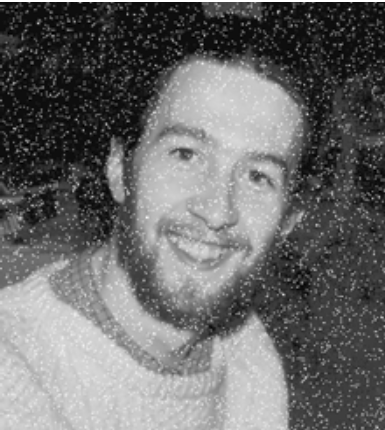
#> input picture OPE-5/ope51.png, 385 x 430 px
$ python 'non-linear filters.py'
#> lines starting #> are read from the running program, lines starting #| are printed output that depends on the picture
import os
import cv2
import numpy as np
import matplotlib.pyplot as plt

def calculate_metrics(original, processed):
    """Calculates PSNR and SSIM between original and processed images."""
    psnr = cv2.PSNR(original, processed)

    C1 = (0.01 * 255)**2
    C2 = (0.03 * 255)**2

    img1 = original.astype(np.float64)
    img2 = processed.astype(np.float64)

    kernel = cv2.getGaussianKernel(11, 1.5)
    window = np.outer(kernel, kernel.T)

    mu1 = cv2.filter2D(img1, -1, window)
    mu2 = cv2.filter2D(img2, -1, window)

    mu1_sq = mu1**2
    mu2_sq = mu2**2
    mu1_mu2 = mu1 * mu2

    sigma1_sq = cv2.filter2D(img1**2, -1, window) - mu1_sq
    sigma2_sq = cv2.filter2D(img2**2, -1, window) - mu2_sq
    sigma12 = cv2.filter2D(img1 * img2, -1, window) - mu1_mu2

    ssim_map = ((2 * mu1_mu2 + C1) * (2 * sigma12 + C2)) / ((mu1_sq + mu2_sq + C1) * (sigma1_sq + sigma2_sq + C2))
    return psnr, ssim_map.mean()

def alpha_trimmed_mean_filter(image, kernel_size=3, alpha=2):
    """Applies Alpha-Trimmed Mean Filter to remove extreme noise values."""
    pad = kernel_size // 2
    padded_img = np.pad(image, pad, mode='reflect')
    filtered_img = np.zeros_like(image, dtype=np.float64)

    rows, cols = image.shape
    for i in range(rows):
        for j in range(cols):
            window = padded_img[i:i + kernel_size, j:j + kernel_size].flatten()
            sorted_window = np.sort(window)
            if alpha > 0 and 2 * alpha < len(sorted_window):
                trimmed_window = sorted_window[alpha:-alpha]
            else:
                trimmed_window = sorted_window
            filtered_img[i, j] = np.mean(trimmed_window)

    return np.uint8(np.clip(filtered_img, 0, 255))

# Input dataset images
image_files = ["ope51.png", "ope52.png", "ope53.png", "ope54.png"]
output_folder = "combined_frame_outputs"
os.makedirs(output_folder, exist_ok=True)

# Non-linear filter dictionary
filters = {
    "Original": lambda img: img,
    "Median 3x3": lambda img: cv2.medianBlur(img, 3),
    "Median 5x5": lambda img: cv2.medianBlur(img, 5),
    "Median 7x7": lambda img: cv2.medianBlur(img, 7),
    "Alpha-Trimmed 3x3": lambda img: alpha_trimmed_mean_filter(img, kernel_size=3, alpha=2),
    "Min Filter 3x3": lambda img: cv2.erode(img, cv2.getStructuringElement(cv2.MORPH_RECT, (3, 3))),
    "Max Filter 3x3": lambda img: cv2.dilate(img, cv2.getStructuringElement(cv2.MORPH_RECT, (3, 3)))
}

for img_file in image_files:
    if not os.path.exists(img_file):
        print(f"File skipped (not found): {img_file}")
        continue

    img = cv2.imread(img_file, cv2.IMREAD_GRAYSCALE)
#> img is the input picture: shape (430, 385); min 0, max 255, mean 107
    base_name = os.path.splitext(img_file)[0]

    processed_results = []
    table_data = []

    # Process all filters for the current image
    for filter_name, filter_func in filters.items():
        res = filter_func(img)
        psnr, ssim = calculate_metrics(img, res)

        processed_results.append((filter_name, res))

        # Build quantitative comparison table rows
        if filter_name == "Original":
            table_data.append([filter_name, "Baseline", "1.0000"])
        else:
            table_data.append([filter_name, f"{psnr:.2f} dB", f"{ssim:.4f}"])
#> this loop made 7 passes
#> (psnr, ssim) on passes 1 to 7: (361.2, 1), (31.72, 0.913), (27.08, 0.726), (25.25, 0.586), (31.16, 0.919), (22, 0.705), (20.67, 0.753)
#> pass 1, in calculate_metrics, `mu1 = cv2.filter2D(img1, -1, window)`:
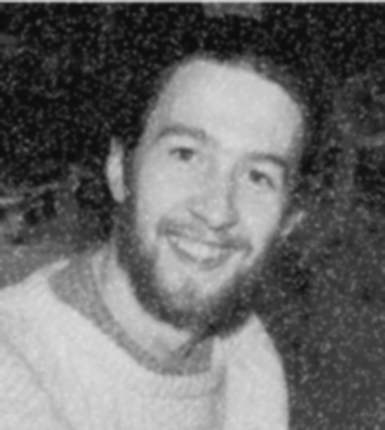
#> mu1: shape (430, 385) float64; min 13.62, max 222.9, mean 106.9
#> pass 1, in calculate_metrics, `mu1_sq = mu1**2`:
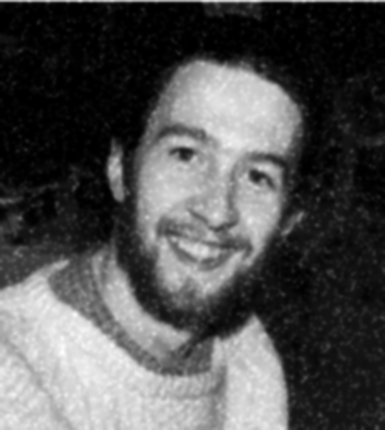
#> mu1_sq: shape (430, 385) float64; min 185.6, max 49677.6, mean 16023.9; drawn with min black and max white
#> pass 1, in calculate_metrics, `sigma1_sq = cv2.filter2D(img1**2, -1, window) - mu1_sq`:
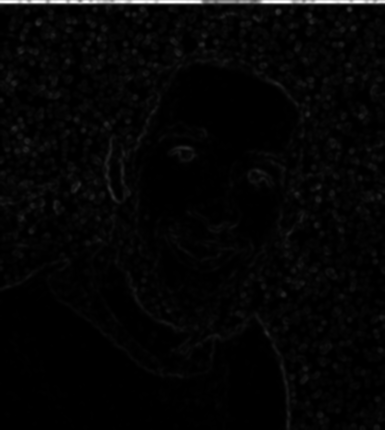
#> sigma1_sq: shape (430, 385) float64; min 0.0251, max 14090.3, mean 314.3; drawn with min black and max white
#> after the loop, processed_results = 7 items; table_data = 7 items

    # Create single grid layout: 2 rows of images + 1 row for metrics table at bottom
    fig = plt.figure(figsize=(16, 10))
    fig.suptitle(f"Non-Linear Filtering Analysis: {img_file}", fontsize=16, fontweight='bold')

    # Grid specification: 3 rows x 4 columns
    gs = fig.add_gridspec(3, 4, height_ratios=[1, 1, 0.6])

    # Plot top 7 images on grid
    for idx, (title, out_img) in enumerate(processed_results):
        r = idx // 4
        c = idx % 4
        ax = fig.add_subplot(gs[r, c])
        ax.imshow(out_img, cmap='gray')
        ax.set_title(title, fontsize=10, fontweight='bold')
        ax.axis('off')
#> this loop made 7 passes
#> (title, r, c) on passes 1 to 7: ('Original', 0, 0), ('Median 3x3', 0, 1), ('Median 5x5', 0, 2), ('Median 7x7', 0, 3), ('Alpha-Trimmed 3x3', 1, 0), ('Min Filter 3x3', 1, 1), ('Max Filter 3x3', 1, 2)

    # Leave the 8th slot clear if empty
    ax_empty = fig.add_subplot(gs[1, 3])
    ax_empty.axis('off')

    # Create Table spanning full width at bottom row
   # Create Table spanning full width at bottom row
    ax_table = fig.add_subplot(gs[2, :])
    ax_table.axis('off')

    col_labels = ["Filter Type", "PSNR (Peak Signal-to-Noise Ratio)", "SSIM (Structural Similarity)"]
    table = ax_table.table(
        cellText=table_data,
        colLabels=col_labels,
        loc='center',
        cellLoc='center'
    )

    # Fix for AttributeError:
    table.auto_set_font_size(False)
    table.set_fontsize(10)  # Fixed method name
    table.scale(1, 1.4)

    # Highlight table headers
    for key, cell in table.get_celld().items():
        if key[0] == 0:
            cell.set_facecolor('#40466e')
            cell.get_text().set_color('white')
            cell.get_text().set_weight('bold')
#> this loop made 24 passes
#> key on passes 1 to 12: (1, 0), (1, 1), (1, 2), (2, 0), (2, 1), (2, 2), (3, 0), (3, 1), (3, 2), (4, 0), (4, 1), (4, 2)

    plt.tight_layout()

    # Save the combined frame image with table
    frame_save_path = os.path.join(output_folder, f"{base_name}_frame_with_table.png")
    plt.savefig(frame_save_path, dpi=300, bbox_inches='tight')
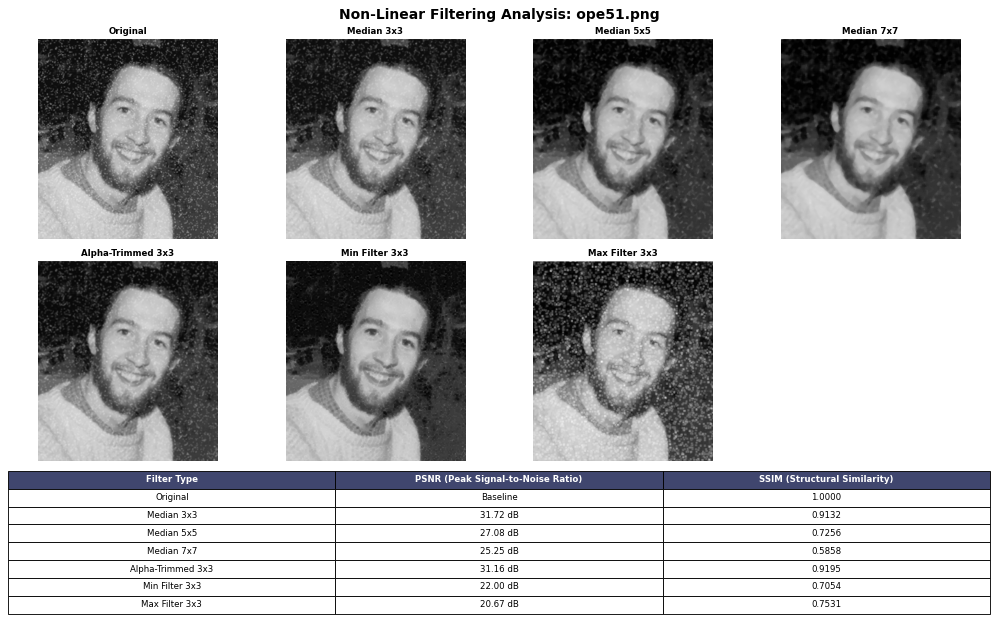
#> figure drawn by matplotlib, 7 panels

    # Display the frame with table
    plt.show()
#> pass 2 of the loop `for img_file in image_files:`:
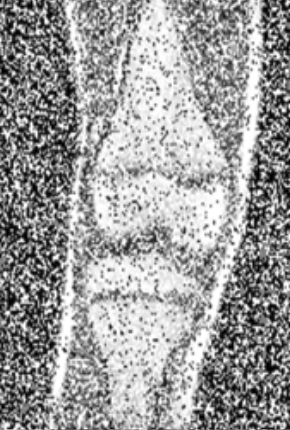
#> input picture OPE-5/ope52.png, 290 x 430 px
#> img: shape (430, 290)
#> the loop `for filter_name, filter_func in filters.items():` made 7 passes
#> (psnr, ssim) on passes 1 to 7: (361.2, 1), (25.73, 0.923), (20.05, 0.68), (17.31, 0.398), (25.67, 0.922), (14.76, 0.71), (14.83, 0.722)
#> pass 1, in calculate_metrics (call 8), `sigma1_sq = cv2.filter2D(img1**2, -1, window) - mu1_sq`:
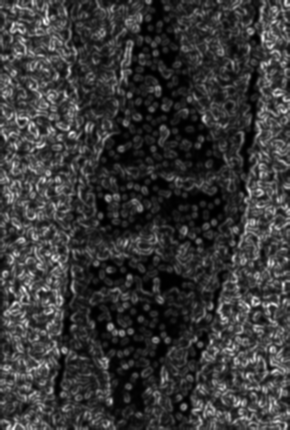
#> sigma1_sq: shape (430, 290) float64; min 0.22, max 6425.1, mean 1416.6; drawn with min black and max white
#> the loop `for idx, (title, out_img) in enumerate(processed_results):` made 7 passes
#> the loop `for key, cell in table.get_celld().items():` made 24 passes
#> `plt.savefig(frame_save_path, dpi=300, bbox_inches='tight')`:
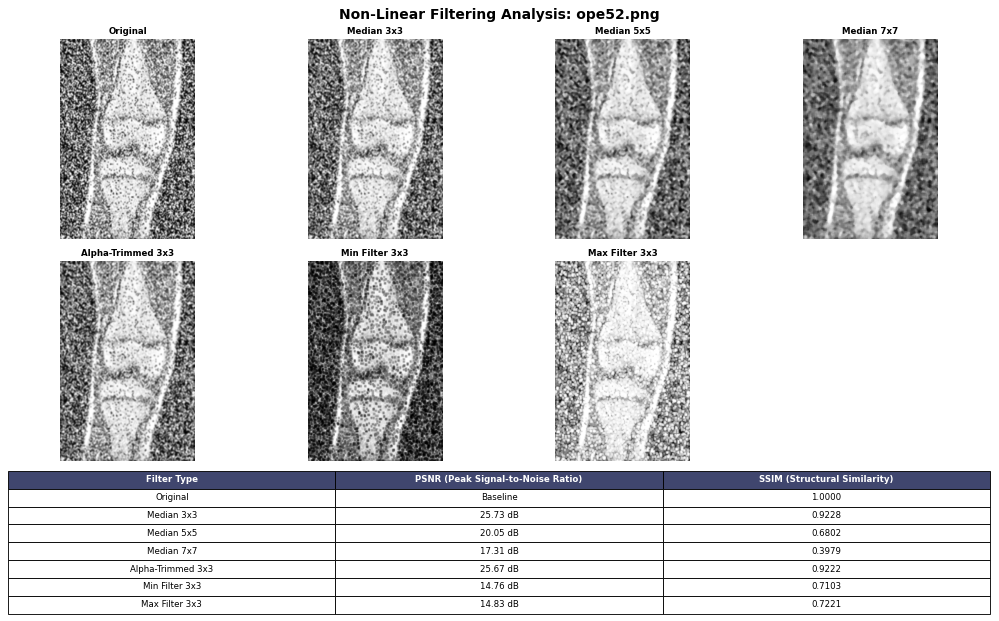
#> figure drawn by matplotlib, 7 panels
#> pass 3 of the loop `for img_file in image_files:`:
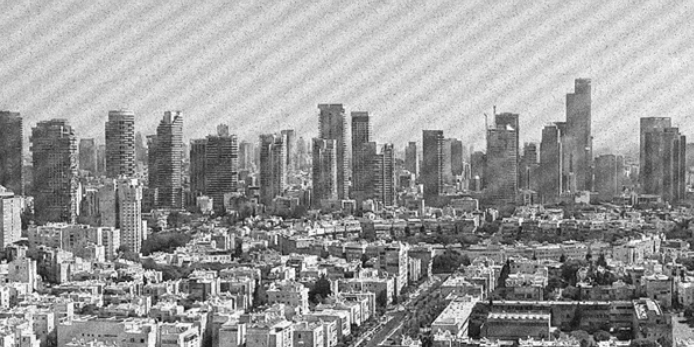
#> input picture OPE-5/ope53.png, 694 x 347 px
#> img is the input picture: shape (347, 694); min 6, max 255, mean 155.7
#> the loop `for filter_name, filter_func in filters.items():` made 7 passes
#> (psnr, ssim) on passes 1 to 7: (361.2, 1), (26.87, 0.828), (22.85, 0.606), (21.25, 0.489), (26.79, 0.827), (17.88, 0.646), (17.89, 0.653)
#> pass 1, in calculate_metrics (call 15), `sigma1_sq = cv2.filter2D(img1**2, -1, window) - mu1_sq`:
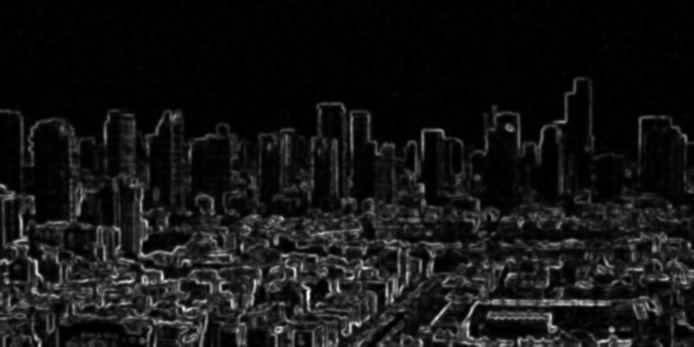
#> sigma1_sq: shape (347, 694) float64; min 8.33, max 6975.9, mean 593; drawn with min black and max white
#> `plt.savefig(frame_save_path, dpi=300, bbox_inches='tight')`:
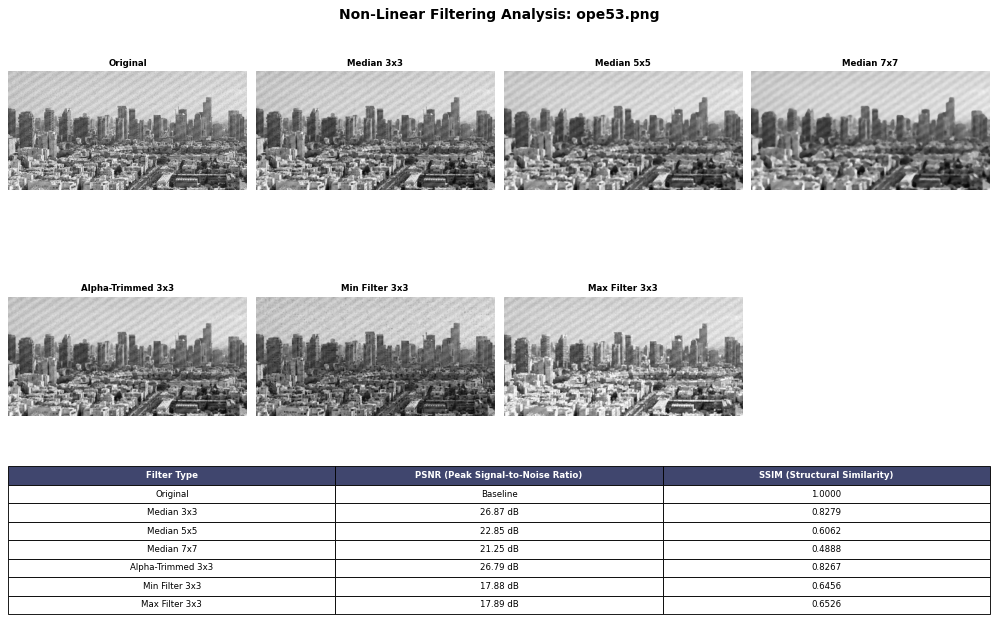
#> figure drawn by matplotlib, 7 panels
#> the loop made 4 passes; the first 3 are shown

print(f"All combined frames and tables saved inside: '{output_folder}'")
